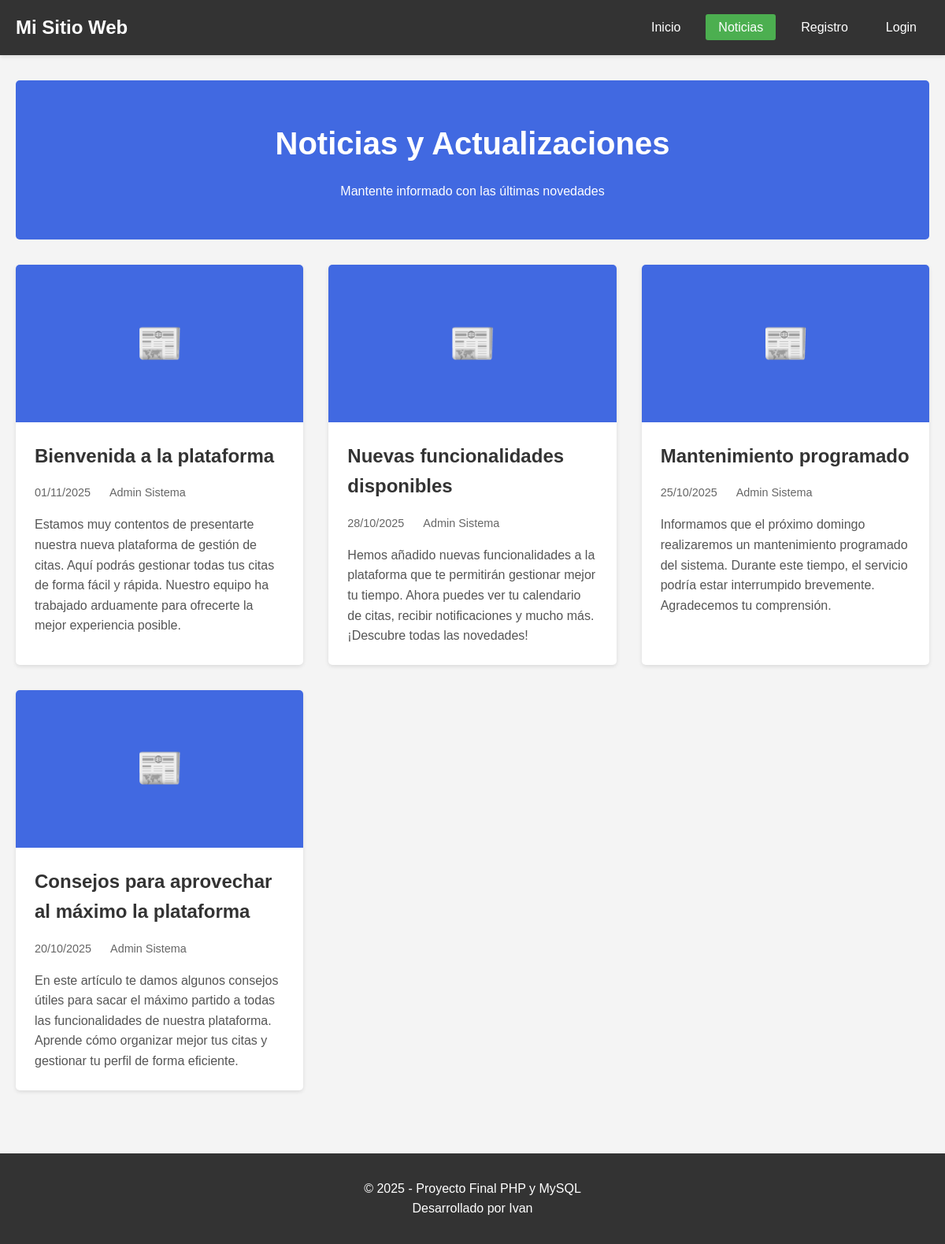
/noticias.php, run on the app's committed database.
### tables this page shows
CREATE TABLE `noticias` (
  `idNoticia` int(11) NOT NULL,
  `titulo` varchar(255) NOT NULL,
  `imagen` varchar(255) NOT NULL,
  `texto` text NOT NULL,
  `fecha` date NOT NULL,
  `idUser` int(11) NOT NULL
);

CREATE TABLE `users_data` (
  `idUser` int(11) NOT NULL,
  `nombre` varchar(100) NOT NULL,
  `apellidos` varchar(100) NOT NULL,
  `email` varchar(150) NOT NULL,
  `telefono` varchar(20) NOT NULL,
  `fecha_nacimiento` date NOT NULL,
  `direccion` text DEFAULT NULL,
  `sexo` enum('Masculino','Femenino','Otro','Prefiero no decir') NOT NULL
);

### config/database.php (called while the page is built, shortened)
<?php
function usuario_logueado() {
    return false;
}
?>

### noticias.php (the view, shortened to what this page needs)
<?php
require_once 'includes/header.php';
$sql = "SELECT n.*, ud.nombre, ud.apellidos
        FROM noticias n
        INNER JOIN users_data ud ON n.idUser = ud.idUser
        ORDER BY n.fecha DESC";
$resultado = mysqli_query($conexion, $sql);
$num_noticias = mysqli_num_rows($resultado);
?>
<div class="contenedor">
    <div class="banner">
        <h1>Noticias y Actualizaciones</h1>
        <p>Mantente informado con las últimas novedades</p>
    </div>
    <?php if ($num_noticias > 0): ?>
        <div class="noticias-grid">
            <?php while ($noticia = mysqli_fetch_assoc($resultado)): ?>
                <article class="noticia-card">
                    <?php if (!empty($noticia['imagen'])): ?>
                        <div class="noticia-imagen">
                            <?php if (file_exists('images/' . $noticia['imagen'])): ?>
                                <img src="images/<?php echo htmlspecialchars($noticia['imagen']); ?>"
                                     alt="<?php echo htmlspecialchars($noticia['titulo']); ?>">
                            <?php else: ?>
                                <div class="imagen-placeholder">
                                    <span style="font-size: 3rem;">📰</span>
                                </div>
                            <?php endif; ?>
                        </div>
                    <?php endif; ?>
                    <div class="noticia-contenido">
                        <h2><?php echo htmlspecialchars($noticia['titulo']); ?></h2>
                        <div class="noticia-meta">
                            <span><?php echo date('d/m/Y', strtotime($noticia['fecha'])); ?></span>
                            <span><?php echo htmlspecialchars($noticia['nombre'] . ' ' . $noticia['apellidos']); ?></span>
                        </div>
                        <div class="noticia-texto">
                            <?php
                            $texto = $noticia['texto'];
                            if (strlen($texto) > 300) {
                                echo nl2br(htmlspecialchars(substr($texto, 0, 300))) . '...';
                            } else {
                                echo nl2br(htmlspecialchars($texto));
                            }
                            ?>
                        </div>
                    </div>
                </article>
            <?php endwhile; ?>
        </div>
    <?php endif; ?>
</div>
<?php require_once 'includes/footer.php'; ?>

### includes/header.php (shortened to what this page needs)
<?php
require_once 'config/database.php';
$pagina_actual = basename($_SERVER['PHP_SELF']);
?>
<!DOCTYPE html>
<html lang="es">
<head>
    <link rel="stylesheet" href="css/styles.css">
</head>
<body>
    <nav>
        <div class="contenedor">
            <a href="index.php" class="logo">Mi Sitio Web</a>
            <ul class="menu">
                <?php if (!usuario_logueado()): ?>
                    <li><a href="index.php" <?php if($pagina_actual == 'index.php') echo 'class="activo"'; ?>>Inicio</a></li>
                    <li><a href="noticias.php" <?php if($pagina_actual == 'noticias.php') echo 'class="activo"'; ?>>Noticias</a></li>
                    <li><a href="registro.php" <?php if($pagina_actual == 'registro.php') echo 'class="activo"'; ?>>Registro</a></li>
                    <li><a href="login.php" <?php if($pagina_actual == 'login.php') echo 'class="activo"'; ?>>Login</a></li>
                <?php endif; ?>
            </ul>
        </div>
    </nav>
    <main>

### includes/footer.php (shortened to what this page needs)
    </main>
    <footer>
        <div class="contenedor">
            <p>&copy; <?php echo date('Y'); ?> - Proyecto Final PHP y MySQL</p>
            <p>Desarrollado por Ivan</p>
        </div>
    </footer>
</body>
</html>

### css/styles.css (style rules this page uses)
* { margin: 0; padding: 0; box-sizing: border-box; }
body { font-family: Arial, sans-serif; background-color: #f4f4f4; color: #333; line-height: 1.6; }
.contenedor { max-width: 1200px; margin: 0 auto; padding: 0 20px; }
nav { background: #333; padding: 1rem 0; box-shadow: 0 2px 5px rgba(0,0,0,0.1); }
nav .contenedor { display: flex; justify-content: space-between; align-items: center; }
nav .logo { color: white; text-decoration: none; font-size: 1.5rem; font-weight: bold; }
nav .menu { list-style: none; display: flex; gap: 1rem; }
nav .menu li a { color: white; text-decoration: none; padding: 0.5rem 1rem; border-radius: 3px; }
nav .menu li a.activo { background: #4CAF50; }
main { min-height: calc(100vh - 150px); padding: 2rem 0; }
.banner { background: #4169E1; color: white; padding: 3rem 2rem; text-align: center; border-radius: 5px; margin-bottom: 2rem; }
.banner h1 { font-size: 2.5rem; margin-bottom: 1rem; }
.noticias-grid { display: grid; grid-template-columns: repeat(auto-fill, minmax(350px, 1fr)); gap: 2rem; margin-top: 2rem; }
.noticia-card { background: white; border-radius: 5px; overflow: hidden; box-shadow: 0 2px 5px rgba(0,0,0,0.1); }
.noticia-imagen { width: 100%; height: 200px; overflow: hidden; background: #4169E1; }
.imagen-placeholder { width: 100%; height: 100%; display: flex; align-items: center; justify-content: center; color: white; font-size: 3rem; }
.noticia-contenido { padding: 1.5rem; }
.noticia-contenido h2 { color: #333; font-size: 1.5rem; margin-bottom: 1rem; }
.noticia-meta { display: flex; gap: 1.5rem; margin-bottom: 1rem; font-size: 0.9rem; color: #666; }
.noticia-texto { color: #555; line-height: 1.6; }
footer { background: #333; color: white; text-align: center; padding: 2rem 0; margin-top: 3rem; }

### data on the page
noticias: titulo "Bienvenida a la plataforma", fecha "01/11/2025", idUser.apellidos "Admin Sistema", texto "Estamos muy contentos de presentarte nuestra nueva plataforma de gestión de citas. Aquí podrás gestionar todas tus citas de forma fácil y rápida. Nuestro equipo ha trabajado arduamente para ofrecerte la mejor experiencia posible."
noticias: titulo "Nuevas funcionalidades disponibles", fecha "28/10/2025", idUser.apellidos "Admin Sistema", texto "Hemos añadido nuevas funcionalidades a la plataforma que te permitirán gestionar mejor tu tiempo. Ahora puedes ver tu calendario de citas, recibir notificaciones y mucho más. ¡Descubre todas las novedades!"
noticias: titulo "Mantenimiento programado", fecha "25/10/2025", idUser.apellidos "Admin Sistema", texto "Informamos que el próximo domingo realizaremos un mantenimiento programado del sistema. Durante este tiempo, el servicio podría estar interrumpido brevemente. Agradecemos tu comprensión."
noticias: titulo "Consejos para aprovechar al máximo la plataforma", fecha "20/10/2025", idUser.apellidos "Admin Sistema", texto "En este artículo te damos algunos consejos útiles para sacar el máximo partido a todas las funcionalidades de nuestra plataforma. Aprende cómo organizar mejor tus citas y gestionar tu perfil de forma eficiente."
